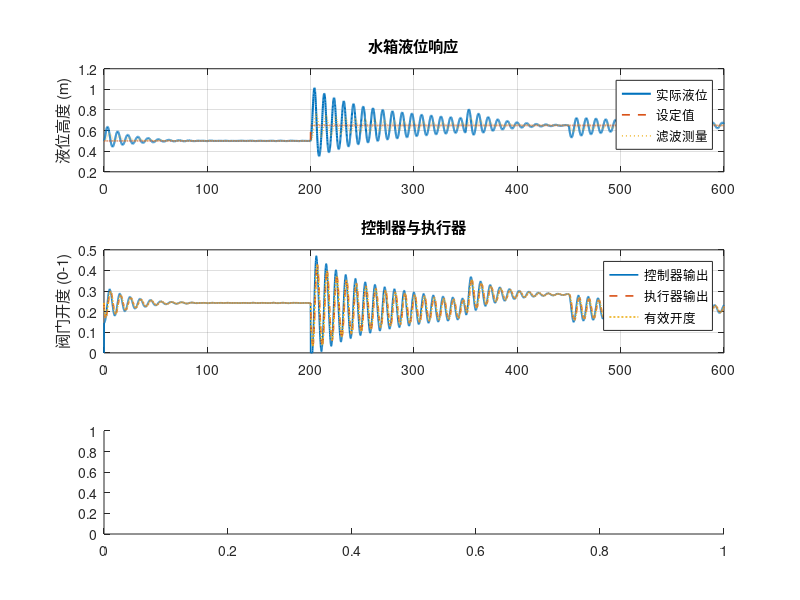

The MATLAB script that drew this image: (Note: this script raises an error after producing the figure.)
% tank_level_sim.m
% 轻量级单水箱液位控制仿真（PI 控制 + 过滤/非线性/指标输出）

%% 参数定义
rng(0);                       % 固定随机种子，保证可重复性
params.A = 0.5;               % 水箱截面积 (m^2)
params.kv = 0.7;              % 阀门流量系数
params.rho = 1000;            % 水密度 (kg/m^3)
params.g = 9.81;              % 重力加速度 (m/s^2)
params.q_in_base = 0.12;      % 基础进水流量 (m^3/s)
params.q_in_noise_std = 0.001; % 进水随机扰动强度

ctrl.Kp = 2.0;                % PI 控制器比例系数
ctrl.Ki = 0.10;               % PI 控制器积分系数
ctrl.u_min = 0.0;           % 阀门最小开度 (0-1)
ctrl.u_max = 1.0;           % 阀门最大开度 (0-1)
ctrl.enable_feedforward = true;
ctrl.ff_gain = 0.6;

filter.tau = 4.0;           % 一阶低通滤波器时间常数 (s)

actuator.tau = 1.0;         % 执行器一阶滞后 (s)
actuator.deadband = 0.0;    % 阀门死区

sim.t_end = 600;            % 仿真时长 (s)
sim.dt = 0.1;               % 时间步长 (s)
sim.time = 0:sim.dt:sim.t_end;

%% 设定值与扰动
setpoint = 0.5 * ones(size(sim.time));            % 初始液位设定 (m)
setpoint(sim.time >= 200) = 0.65;                 % 200s 时阶跃上升

disturbance = zeros(size(sim.time));
disturbance(sim.time >= 350 & sim.time < 450) = 0.04;  % 进水短暂升高

noise_std = 0.002;  % 传感器噪声标准差 (m)

%% 仿真状态变量
N = numel(sim.time);
h = zeros(1, N);            % 液位高度 (m)
h(1) = 0.5;                 % 初始液位
measurement_raw = zeros(1, N);
measurement_filt = zeros(1, N);
measurement_filt(1) = h(1);
u_cmd = zeros(1, N);        % 控制器输出（饱和后）
u_act = zeros(1, N);        % 执行器实际输出
u_eff = zeros(1, N);        % 死区后的有效开度
qin_history = zeros(1, N);
integral_term = 0;
alpha = sim.dt / max(filter.tau, sim.dt);
deadband_den = max(1 - actuator.deadband, eps);
u_eq = params.q_in_base / max(params.kv * sqrt(max(h(1), 1e-4)), 1e-4);
u_eq = min(max(u_eq, ctrl.u_min), ctrl.u_max);
u_act(1) = u_eq;
u_eff(1) = min(max(u_eq, 0), 1);
qin_history(1) = params.q_in_base;

%% 主仿真循环
for k = 2:N
    t = sim.time(k);
    measurement_raw(k) = h(k-1) + noise_std * randn;     % 压力传感器读数
    measurement_filt(k) = measurement_filt(k-1) + alpha * (measurement_raw(k) - measurement_filt(k-1));
    error = measurement_filt(k) - setpoint(k);            % 液位高于设定值 -> 误差为正
    integral_term = integral_term + error * sim.dt;

    % Feedforward：根据设定值估算保持液位所需的阀门开度
    if ctrl.enable_feedforward
        desired_head = max(setpoint(k), 1e-4);
        u_ff = ctrl.ff_gain * params.q_in_base / max(params.kv * sqrt(desired_head), 1e-4);
        u_ff = min(max(u_ff, ctrl.u_min), ctrl.u_max);
    else
        u_ff = 0;
    end

    % PI 控制律：误差为正时增大阀门开度
    raw_u = u_ff + ctrl.Kp * error + ctrl.Ki * integral_term;
    u_cmd(k) = min(max(raw_u, ctrl.u_min), ctrl.u_max);

    % 抗积分饱和：当饱和发生时不积累误差
    if raw_u ~= u_cmd(k)
        integral_term = integral_term - error * sim.dt;
    end

    % 执行器一阶滞后
    u_act(k) = u_act(k-1) + (sim.dt / max(actuator.tau, sim.dt)) * (u_cmd(k) - u_act(k-1));
    u_act(k) = min(max(u_act(k), ctrl.u_min), ctrl.u_max);

    % 阀门死区与非线性映射
    u_eff(k) = u_act(k);
    u_eff(k) = min(max(u_eff(k), 0), 1);

    qin_history(k) = params.q_in_base + disturbance(k) + params.q_in_noise_std * randn;
    qin_history(k) = max(qin_history(k), 0);
    q_in = qin_history(k);
    q_out = params.kv * u_eff(k) * sqrt(max(h(k-1), 0));
    dh = (q_in - q_out) / params.A;
    h(k) = max(h(k-1) + dh * sim.dt, 0);
end

%% 可视化
figure('Name','Tank Level Control','Color','w','Position',[100 80 950 700]);
subplot(3,1,1);
plot(sim.time, h, 'LineWidth', 1.5); hold on;
plot(sim.time, setpoint, '--', 'LineWidth', 1.2);
plot(sim.time, measurement_filt, ':', 'LineWidth', 1);
ylabel('液位高度 (m)');
legend('实际液位','设定值','滤波测量','Location','best');
title('水箱液位响应');
grid on;

subplot(3,1,2);
plot(sim.time, u_cmd, 'LineWidth', 1.2); hold on;
plot(sim.time, u_act, '--', 'LineWidth', 1.2);
plot(sim.time, u_eff, ':', 'LineWidth', 1.2);
ylabel('阀门开度 (0-1)');
legend('控制器输出','执行器输出','有效开度','Location','best');
title('控制器与执行器');
grid on;

subplot(3,1,3);
yyaxis left;
plot(sim.time, u_eff.^2, 'Color',[0.85 0.33 0.1], 'LineWidth', 1);
ylabel('功率 proxy (u^2)');
yyaxis right;
plot(sim.time, qin_history, 'LineWidth', 1.2);
ylabel('进水流量 (m^3/s)');
xlabel('时间 (s)');
legend('u^2','进水流量','Location','best');
title('功率与随机扰动');
grid on;

%% 性能指标
final_setpoint = setpoint(end);
overshoot = max(h) - final_setpoint;
overshoot = max(overshoot, 0);
iae = trapz(sim.time, abs(h - setpoint));
valve_avg = mean(u_eff);
valve_rms = sqrt(mean(u_eff.^2));
control_energy = trapz(sim.time, u_eff.^2);

settling_tol = 0.01;
settling_time = sim.t_end;
for k = 1:N
    if all(abs(h(k:end) - setpoint(k:end)) < settling_tol)
        settling_time = sim.time(k);
        break;
    end
end

fprintf('仿真完成：最终液位 %.3f m，阀门有效开度 %.2f%%。\n', h(end), u_eff(end)*100);
fprintf('指标：超调 %.2f cm，调节时间 %.1f s，IAE %.3f，平均阀门 %.1f%%，能量 %.3f。\n', ...
    overshoot*100, settling_time, iae, valve_avg*100, control_energy);

sim_result = struct( ...
    'time', sim.time, ...
    'level', h, ...
    'setpoint', setpoint, ...
    'measurement', measurement_filt, ...
    'u_cmd', u_cmd, ...
    'u_act', u_act, ...
    'u_eff', u_eff, ...
    'qin', qin_history, ...
    'metrics', struct( ...
        'final_level', h(end), ...
        'overshoot', overshoot, ...
        'settling_time', settling_time, ...
        'iae', iae, ...
        'valve_avg', valve_avg, ...
        'valve_rms', valve_rms, ...
        'control_energy', control_energy));
assignin('base','tank_level_result',sim_result);
